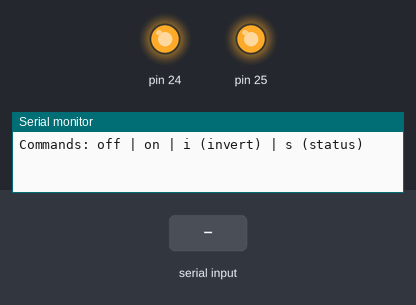
Bench run of a sketch on a simulated Arduino Mega 2560, built with avr-gcc and run on an emulated ATmega2560. Parts: output pins drawn as LEDs (lit = HIGH), the last lines printed to the serial monitor. Inputs (shaded band) come from the test bench.

Above: at 1.2 s.
1.3 s: "on\n" received over Serial
At 2.5 s:
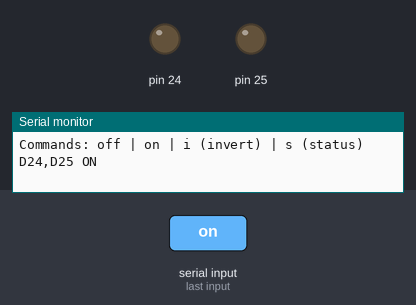
2.8 s: "off\n" received over Serial
At 3.8 s:
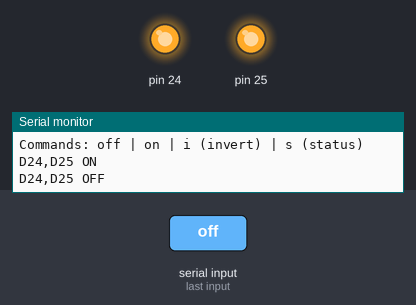
Timing chart, 0 to 5.8 s (numbered marks = the images above; inputs shaded):
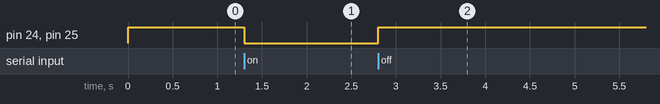

Measured:
- after the input at 1.3 s, pin 24, pin 25: HIGH → LOW at once
- after the input at 2.8 s, pin 24, pin 25: LOW → HIGH at once

The sketch:

pumptest.ino
```cpp
// D24 & D25 ON/OFF via Serial (115200)
bool ACTIVE_LOW = true; // flip to false if needed

inline void setOff(uint8_t pin){ digitalWrite(pin, ACTIVE_LOW ? HIGH : LOW); }
inline void setOn (uint8_t pin){ digitalWrite(pin, ACTIVE_LOW ? LOW  : HIGH); }

String line;
void setup(){
  Serial.begin(115200);
  pinMode(24, OUTPUT); pinMode(25, OUTPUT);
  setOff(24); setOff(25);
  Serial.println(F("Commands: off | on | i (invert) | s (status)"));
}
void loop(){
  while (Serial.available()){
    char c = Serial.read();
    if (c=='\r') continue;
    if (c=='\n'){ handle(line); line=""; }
    else line += c;
  }
}
void handle(const String& cmd){
  if (cmd=="off"){ setOff(24); setOff(25); Serial.println(F("D24,D25 OFF")); }
  else if (cmd=="on"){ setOn(24); setOn(25); Serial.println(F("D24,D25 ON")); }
  else if (cmd=="i"){ ACTIVE_LOW=!ACTIVE_LOW; Serial.println(ACTIVE_LOW?F("LOW=ON"):F("HIGH=ON")); }
  else if (cmd=="s"){
    Serial.print(F("Polarity: ")); Serial.println(ACTIVE_LOW?F("LOW=ON"):F("HIGH=ON"));
  } else if (cmd.length()) Serial.println(F("Use: off | on | i | s"));
}
```
